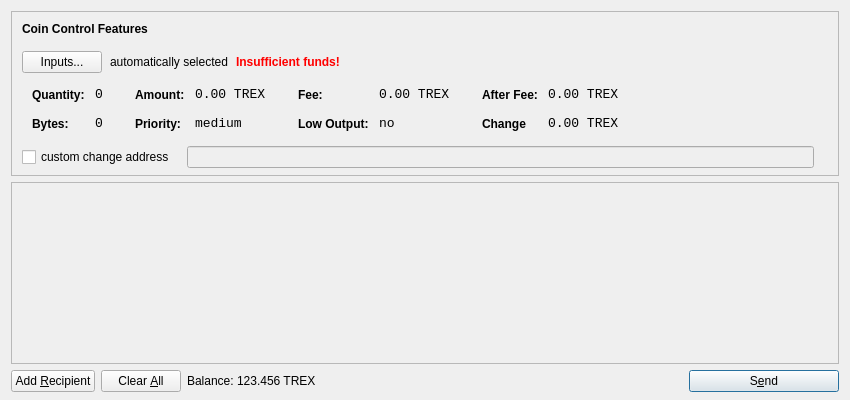
<?xml version="1.0" encoding="UTF-8"?>
<ui version="4.0">
 <class>SendCoinsDialog</class>
 <widget class="QDialog" name="SendCoinsDialog">
  <property name="geometry">
   <rect>
    <x>0</x>
    <y>0</y>
    <width>850</width>
    <height>400</height>
   </rect>
  </property>
  <property name="windowTitle">
   <string>Send Coins</string>
  </property>
  <layout class="QVBoxLayout" name="verticalLayout" stretch="0,1,0">
   <property name="bottomMargin">
    <number>8</number>
   </property>
   <item>
    <widget class="QFrame" name="frameCoinControl">
     <property name="sizePolicy">
      <sizepolicy hsizetype="Expanding" vsizetype="Expanding">
       <horstretch>0</horstretch>
       <verstretch>0</verstretch>
      </sizepolicy>
     </property>
     <property name="maximumSize">
      <size>
       <width>16777215</width>
       <height>16777215</height>
      </size>
     </property>
     <property name="frameShape">
      <enum>QFrame::StyledPanel</enum>
     </property>
     <property name="frameShadow">
      <enum>QFrame::Sunken</enum>
     </property>
     <layout class="QVBoxLayout" name="verticalLayoutCoinControl2">
      <property name="spacing">
       <number>-1</number>
      </property>
      <property name="leftMargin">
       <number>0</number>
      </property>
      <property name="topMargin">
       <number>0</number>
      </property>
      <property name="rightMargin">
       <number>0</number>
      </property>
      <property name="bottomMargin">
       <number>6</number>
      </property>
      <item>
       <layout class="QVBoxLayout" name="verticalLayoutCoinControl" stretch="0,0,0,0,1">
        <property name="spacing">
         <number>0</number>
        </property>
        <property name="leftMargin">
         <number>10</number>
        </property>
        <property name="topMargin">
         <number>10</number>
        </property>
        <item>
         <layout class="QHBoxLayout" name="horizontalLayoutCoinControl1">
          <property name="bottomMargin">
           <number>15</number>
          </property>
          <item>
           <widget class="QLabel" name="labelCoinControlFeatures">
            <property name="sizePolicy">
             <sizepolicy hsizetype="Preferred" vsizetype="Maximum">
              <horstretch>0</horstretch>
              <verstretch>0</verstretch>
             </sizepolicy>
            </property>
            <property name="font">
             <font>
              <weight>75</weight>
              <bold>true</bold>
             </font>
            </property>
            <property name="styleSheet">
             <string notr="true">font-weight:bold;</string>
            </property>
            <property name="text">
             <string>Coin Control Features</string>
            </property>
           </widget>
          </item>
         </layout>
        </item>
        <item>
         <layout class="QHBoxLayout" name="horizontalLayoutCoinControl2" stretch="0,0,0,0">
          <property name="spacing">
           <number>8</number>
          </property>
          <property name="bottomMargin">
           <number>10</number>
          </property>
          <item>
           <widget class="QPushButton" name="pushButtonCoinControl">
            <property name="styleSheet">
             <string notr="true"/>
            </property>
            <property name="text">
             <string>Inputs...</string>
            </property>
           </widget>
          </item>
          <item>
           <widget class="QLabel" name="labelCoinControlAutomaticallySelected">
            <property name="text">
             <string>automatically selected</string>
            </property>
            <property name="margin">
             <number>5</number>
            </property>
           </widget>
          </item>
          <item>
           <widget class="QLabel" name="labelCoinControlInsuffFunds">
            <property name="font">
             <font>
              <weight>75</weight>
              <bold>true</bold>
             </font>
            </property>
            <property name="styleSheet">
             <string notr="true">color:red;font-weight:bold;</string>
            </property>
            <property name="text">
             <string>Insufficient funds!</string>
            </property>
            <property name="margin">
             <number>5</number>
            </property>
           </widget>
          </item>
          <item>
           <spacer name="horizontalSpacerCoinControl">
            <property name="orientation">
             <enum>Qt::Horizontal</enum>
            </property>
            <property name="sizeHint" stdset="0">
             <size>
              <width>40</width>
              <height>1</height>
             </size>
            </property>
           </spacer>
          </item>
         </layout>
        </item>
        <item>
         <widget class="QWidget" name="widgetCoinControl" native="true">
          <property name="sizePolicy">
           <sizepolicy hsizetype="Preferred" vsizetype="Preferred">
            <horstretch>0</horstretch>
            <verstretch>0</verstretch>
           </sizepolicy>
          </property>
          <property name="minimumSize">
           <size>
            <width>0</width>
            <height>0</height>
           </size>
          </property>
          <property name="styleSheet">
           <string notr="true"/>
          </property>
          <layout class="QHBoxLayout" name="horizontalLayoutCoinControl5">
           <property name="margin">
            <number>0</number>
           </property>
           <item>
            <layout class="QHBoxLayout" name="horizontalLayoutCoinControl3" stretch="0,0,0,1">
             <property name="spacing">
              <number>20</number>
             </property>
             <property name="topMargin">
              <number>0</number>
             </property>
             <property name="bottomMargin">
              <number>10</number>
             </property>
             <item>
              <layout class="QFormLayout" name="formLayoutCoinControl1">
               <property name="horizontalSpacing">
                <number>10</number>
               </property>
               <property name="verticalSpacing">
                <number>14</number>
               </property>
               <property name="leftMargin">
                <number>10</number>
               </property>
               <property name="topMargin">
                <number>4</number>
               </property>
               <property name="rightMargin">
                <number>6</number>
               </property>
               <item row="0" column="0">
                <widget class="QLabel" name="labelCoinControlQuantityText">
                 <property name="styleSheet">
                  <string notr="true">font-weight:bold;</string>
                 </property>
                 <property name="text">
                  <string>Quantity:</string>
                 </property>
                 <property name="margin">
                  <number>0</number>
                 </property>
                </widget>
               </item>
               <item row="0" column="1">
                <widget class="QLabel" name="labelCoinControlQuantity">
                 <property name="font">
                  <font>
                   <family>Monospace</family>
                   <pointsize>10</pointsize>
                  </font>
                 </property>
                 <property name="cursor">
                  <cursorShape>IBeamCursor</cursorShape>
                 </property>
                 <property name="contextMenuPolicy">
                  <enum>Qt::ActionsContextMenu</enum>
                 </property>
                 <property name="text">
                  <string>0</string>
                 </property>
                 <property name="margin">
                  <number>0</number>
                 </property>
                 <property name="textInteractionFlags">
                  <set>Qt::LinksAccessibleByMouse|Qt::TextSelectableByKeyboard|Qt::TextSelectableByMouse</set>
                 </property>
                </widget>
               </item>
               <item row="1" column="0">
                <widget class="QLabel" name="labelCoinControlBytesText">
                 <property name="styleSheet">
                  <string notr="true">font-weight:bold;</string>
                 </property>
                 <property name="text">
                  <string>Bytes:</string>
                 </property>
                </widget>
               </item>
               <item row="1" column="1">
                <widget class="QLabel" name="labelCoinControlBytes">
                 <property name="font">
                  <font>
                   <family>Monospace</family>
                   <pointsize>10</pointsize>
                  </font>
                 </property>
                 <property name="cursor">
                  <cursorShape>IBeamCursor</cursorShape>
                 </property>
                 <property name="contextMenuPolicy">
                  <enum>Qt::ActionsContextMenu</enum>
                 </property>
                 <property name="text">
                  <string>0</string>
                 </property>
                 <property name="textInteractionFlags">
                  <set>Qt::LinksAccessibleByMouse|Qt::TextSelectableByKeyboard|Qt::TextSelectableByMouse</set>
                 </property>
                </widget>
               </item>
              </layout>
             </item>
             <item>
              <layout class="QFormLayout" name="formLayoutCoinControl2">
               <property name="horizontalSpacing">
                <number>10</number>
               </property>
               <property name="verticalSpacing">
                <number>14</number>
               </property>
               <property name="leftMargin">
                <number>6</number>
               </property>
               <property name="topMargin">
                <number>4</number>
               </property>
               <property name="rightMargin">
                <number>6</number>
               </property>
               <item row="0" column="0">
                <widget class="QLabel" name="labelCoinControlAmountText">
                 <property name="styleSheet">
                  <string notr="true">font-weight:bold;</string>
                 </property>
                 <property name="text">
                  <string>Amount:</string>
                 </property>
                 <property name="margin">
                  <number>0</number>
                 </property>
                </widget>
               </item>
               <item row="0" column="1">
                <widget class="QLabel" name="labelCoinControlAmount">
                 <property name="font">
                  <font>
                   <family>Monospace</family>
                   <pointsize>10</pointsize>
                  </font>
                 </property>
                 <property name="cursor">
                  <cursorShape>IBeamCursor</cursorShape>
                 </property>
                 <property name="contextMenuPolicy">
                  <enum>Qt::ActionsContextMenu</enum>
                 </property>
                 <property name="text">
                  <string>0.00 TREX</string>
                 </property>
                 <property name="textInteractionFlags">
                  <set>Qt::LinksAccessibleByMouse|Qt::TextSelectableByKeyboard|Qt::TextSelectableByMouse</set>
                 </property>
                </widget>
               </item>
               <item row="1" column="0">
                <widget class="QLabel" name="labelCoinControlPriorityText">
                 <property name="styleSheet">
                  <string notr="true">font-weight:bold;</string>
                 </property>
                 <property name="text">
                  <string>Priority:</string>
                 </property>
                </widget>
               </item>
               <item row="1" column="1">
                <widget class="QLabel" name="labelCoinControlPriority">
                 <property name="font">
                  <font>
                   <family>Monospace</family>
                   <pointsize>10</pointsize>
                  </font>
                 </property>
                 <property name="cursor">
                  <cursorShape>IBeamCursor</cursorShape>
                 </property>
                 <property name="contextMenuPolicy">
                  <enum>Qt::ActionsContextMenu</enum>
                 </property>
                 <property name="text">
                  <string>medium</string>
                 </property>
                 <property name="textInteractionFlags">
                  <set>Qt::LinksAccessibleByMouse|Qt::TextSelectableByKeyboard|Qt::TextSelectableByMouse</set>
                 </property>
                </widget>
               </item>
              </layout>
             </item>
             <item>
              <layout class="QFormLayout" name="formLayoutCoinControl3">
               <property name="horizontalSpacing">
                <number>10</number>
               </property>
               <property name="verticalSpacing">
                <number>14</number>
               </property>
               <property name="leftMargin">
                <number>6</number>
               </property>
               <property name="topMargin">
                <number>4</number>
               </property>
               <property name="rightMargin">
                <number>6</number>
               </property>
               <item row="0" column="0">
                <widget class="QLabel" name="labelCoinControlFeeText">
                 <property name="styleSheet">
                  <string notr="true">font-weight:bold;</string>
                 </property>
                 <property name="text">
                  <string>Fee:</string>
                 </property>
                 <property name="margin">
                  <number>0</number>
                 </property>
                </widget>
               </item>
               <item row="0" column="1">
                <widget class="QLabel" name="labelCoinControlFee">
                 <property name="font">
                  <font>
                   <family>Monospace</family>
                   <pointsize>10</pointsize>
                  </font>
                 </property>
                 <property name="cursor">
                  <cursorShape>IBeamCursor</cursorShape>
                 </property>
                 <property name="contextMenuPolicy">
                  <enum>Qt::ActionsContextMenu</enum>
                 </property>
                 <property name="text">
                  <string>0.00 TREX</string>
                 </property>
                 <property name="textInteractionFlags">
                  <set>Qt::LinksAccessibleByMouse|Qt::TextSelectableByKeyboard|Qt::TextSelectableByMouse</set>
                 </property>
                </widget>
               </item>
               <item row="1" column="0">
                <widget class="QLabel" name="labelCoinControlLowOutputText">
                 <property name="styleSheet">
                  <string notr="true">font-weight:bold;</string>
                 </property>
                 <property name="text">
                  <string>Low Output:</string>
                 </property>
                </widget>
               </item>
               <item row="1" column="1">
                <widget class="QLabel" name="labelCoinControlLowOutput">
                 <property name="font">
                  <font>
                   <family>Monospace</family>
                   <pointsize>10</pointsize>
                  </font>
                 </property>
                 <property name="cursor">
                  <cursorShape>IBeamCursor</cursorShape>
                 </property>
                 <property name="contextMenuPolicy">
                  <enum>Qt::ActionsContextMenu</enum>
                 </property>
                 <property name="text">
                  <string>no</string>
                 </property>
                 <property name="textInteractionFlags">
                  <set>Qt::LinksAccessibleByMouse|Qt::TextSelectableByKeyboard|Qt::TextSelectableByMouse</set>
                 </property>
                </widget>
               </item>
              </layout>
             </item>
             <item>
              <layout class="QFormLayout" name="formLayoutCoinControl4">
               <property name="horizontalSpacing">
                <number>10</number>
               </property>
               <property name="verticalSpacing">
                <number>14</number>
               </property>
               <property name="leftMargin">
                <number>6</number>
               </property>
               <property name="topMargin">
                <number>4</number>
               </property>
               <property name="rightMargin">
                <number>6</number>
               </property>
               <item row="0" column="0">
                <widget class="QLabel" name="labelCoinControlAfterFeeText">
                 <property name="styleSheet">
                  <string notr="true">font-weight:bold;</string>
                 </property>
                 <property name="text">
                  <string>After Fee:</string>
                 </property>
                 <property name="margin">
                  <number>0</number>
                 </property>
                </widget>
               </item>
               <item row="0" column="1">
                <widget class="QLabel" name="labelCoinControlAfterFee">
                 <property name="font">
                  <font>
                   <family>Monospace</family>
                   <pointsize>10</pointsize>
                  </font>
                 </property>
                 <property name="cursor">
                  <cursorShape>IBeamCursor</cursorShape>
                 </property>
                 <property name="contextMenuPolicy">
                  <enum>Qt::ActionsContextMenu</enum>
                 </property>
                 <property name="text">
                  <string>0.00 TREX</string>
                 </property>
                 <property name="textInteractionFlags">
                  <set>Qt::LinksAccessibleByMouse|Qt::TextSelectableByKeyboard|Qt::TextSelectableByMouse</set>
                 </property>
                </widget>
               </item>
               <item row="1" column="0">
                <widget class="QLabel" name="labelCoinControlChangeText">
                 <property name="styleSheet">
                  <string notr="true">font-weight:bold;</string>
                 </property>
                 <property name="text">
                  <string>Change</string>
                 </property>
                </widget>
               </item>
               <item row="1" column="1">
                <widget class="QLabel" name="labelCoinControlChange">
                 <property name="font">
                  <font>
                   <family>Monospace</family>
                   <pointsize>10</pointsize>
                  </font>
                 </property>
                 <property name="cursor">
                  <cursorShape>IBeamCursor</cursorShape>
                 </property>
                 <property name="contextMenuPolicy">
                  <enum>Qt::ActionsContextMenu</enum>
                 </property>
                 <property name="text">
                  <string>0.00 TREX</string>
                 </property>
                 <property name="textInteractionFlags">
                  <set>Qt::LinksAccessibleByMouse|Qt::TextSelectableByKeyboard|Qt::TextSelectableByMouse</set>
                 </property>
                </widget>
               </item>
              </layout>
             </item>
            </layout>
           </item>
          </layout>
         </widget>
        </item>
        <item>
         <layout class="QHBoxLayout" name="horizontalLayoutCoinControl4" stretch="0,0,0">
          <property name="spacing">
           <number>12</number>
          </property>
          <property name="sizeConstraint">
           <enum>QLayout::SetDefaultConstraint</enum>
          </property>
          <property name="topMargin">
           <number>5</number>
          </property>
          <property name="rightMargin">
           <number>5</number>
          </property>
          <item>
           <widget class="QCheckBox" name="checkBoxCoinControlChange">
            <property name="text">
             <string>custom change address</string>
            </property>
           </widget>
          </item>
          <item>
           <widget class="QLineEdit" name="lineEditCoinControlChange">
            <property name="enabled">
             <bool>false</bool>
            </property>
            <property name="sizePolicy">
             <sizepolicy hsizetype="Expanding" vsizetype="Fixed">
              <horstretch>0</horstretch>
              <verstretch>0</verstretch>
             </sizepolicy>
            </property>
           </widget>
          </item>
          <item>
           <widget class="QLabel" name="labelCoinControlChangeLabel">
            <property name="sizePolicy">
             <sizepolicy hsizetype="Preferred" vsizetype="Expanding">
              <horstretch>0</horstretch>
              <verstretch>0</verstretch>
             </sizepolicy>
            </property>
            <property name="minimumSize">
             <size>
              <width>0</width>
              <height>0</height>
             </size>
            </property>
            <property name="text">
             <string/>
            </property>
            <property name="margin">
             <number>3</number>
            </property>
           </widget>
          </item>
         </layout>
        </item>
        <item>
         <spacer name="verticalSpacerCoinControl">
          <property name="orientation">
           <enum>Qt::Vertical</enum>
          </property>
          <property name="sizeHint" stdset="0">
           <size>
            <width>800</width>
            <height>1</height>
           </size>
          </property>
         </spacer>
        </item>
       </layout>
      </item>
     </layout>
    </widget>
   </item>
   <item>
    <widget class="QScrollArea" name="scrollArea">
     <property name="widgetResizable">
      <bool>true</bool>
     </property>
     <widget class="QWidget" name="scrollAreaWidgetContents">
      <property name="geometry">
       <rect>
        <x>0</x>
        <y>0</y>
        <width>830</width>
        <height>165</height>
       </rect>
      </property>
      <layout class="QVBoxLayout" name="verticalLayout_2">
       <property name="margin">
        <number>0</number>
       </property>
       <item>
        <layout class="QVBoxLayout" name="entries">
         <property name="spacing">
          <number>6</number>
         </property>
        </layout>
       </item>
       <item>
        <spacer name="verticalSpacer">
         <property name="orientation">
          <enum>Qt::Vertical</enum>
         </property>
         <property name="sizeHint" stdset="0">
          <size>
           <width>20</width>
           <height>40</height>
          </size>
         </property>
        </spacer>
       </item>
      </layout>
     </widget>
    </widget>
   </item>
   <item>
    <layout class="QHBoxLayout" name="horizontalLayout">
     <item>
      <widget class="QPushButton" name="addButton">
       <property name="toolTip">
        <string>Send to multiple recipients at once</string>
       </property>
       <property name="text">
        <string>Add &amp;Recipient</string>
       </property>
       <property name="icon">
        <iconset resource="../bitcoin.qrc">
         <normaloff>:/icons/add</normaloff>:/icons/add</iconset>
       </property>
       <property name="autoDefault">
        <bool>false</bool>
       </property>
      </widget>
     </item>
     <item>
      <widget class="QPushButton" name="clearButton">
       <property name="sizePolicy">
        <sizepolicy hsizetype="Minimum" vsizetype="Fixed">
         <horstretch>0</horstretch>
         <verstretch>0</verstretch>
        </sizepolicy>
       </property>
       <property name="toolTip">
        <string>Remove all transaction fields</string>
       </property>
       <property name="text">
        <string>Clear &amp;All</string>
       </property>
       <property name="icon">
        <iconset resource="../bitcoin.qrc">
         <normaloff>:/icons/remove</normaloff>:/icons/remove</iconset>
       </property>
       <property name="autoRepeatDelay">
        <number>300</number>
       </property>
       <property name="autoDefault">
        <bool>false</bool>
       </property>
      </widget>
     </item>
     <item>
      <layout class="QHBoxLayout" name="horizontalLayout_2">
       <property name="spacing">
        <number>3</number>
       </property>
       <item>
        <widget class="QLabel" name="label">
         <property name="sizePolicy">
          <sizepolicy hsizetype="Preferred" vsizetype="Fixed">
           <horstretch>0</horstretch>
           <verstretch>0</verstretch>
          </sizepolicy>
         </property>
         <property name="text">
          <string>Balance:</string>
         </property>
        </widget>
       </item>
       <item>
        <widget class="QLabel" name="labelBalance">
         <property name="sizePolicy">
          <sizepolicy hsizetype="Preferred" vsizetype="Fixed">
           <horstretch>0</horstretch>
           <verstretch>0</verstretch>
          </sizepolicy>
         </property>
         <property name="cursor">
          <cursorShape>IBeamCursor</cursorShape>
         </property>
         <property name="text">
          <string>123.456 TREX</string>
         </property>
         <property name="textInteractionFlags">
          <set>Qt::LinksAccessibleByMouse|Qt::TextSelectableByKeyboard|Qt::TextSelectableByMouse</set>
         </property>
        </widget>
       </item>
      </layout>
     </item>
     <item>
      <spacer name="horizontalSpacer">
       <property name="orientation">
        <enum>Qt::Horizontal</enum>
       </property>
       <property name="sizeHint" stdset="0">
        <size>
         <width>40</width>
         <height>20</height>
        </size>
       </property>
      </spacer>
     </item>
     <item>
      <widget class="QPushButton" name="sendButton">
       <property name="minimumSize">
        <size>
         <width>150</width>
         <height>0</height>
        </size>
       </property>
       <property name="toolTip">
        <string>Confirm the send action</string>
       </property>
       <property name="text">
        <string>S&amp;end</string>
       </property>
       <property name="icon">
        <iconset resource="../bitcoin.qrc">
         <normaloff>:/icons/send</normaloff>:/icons/send</iconset>
       </property>
       <property name="default">
        <bool>true</bool>
       </property>
      </widget>
     </item>
    </layout>
   </item>
  </layout>
 </widget>
 <resources>
  <include location="../bitcoin.qrc"/>
 </resources>
 <connections/>
</ui>
